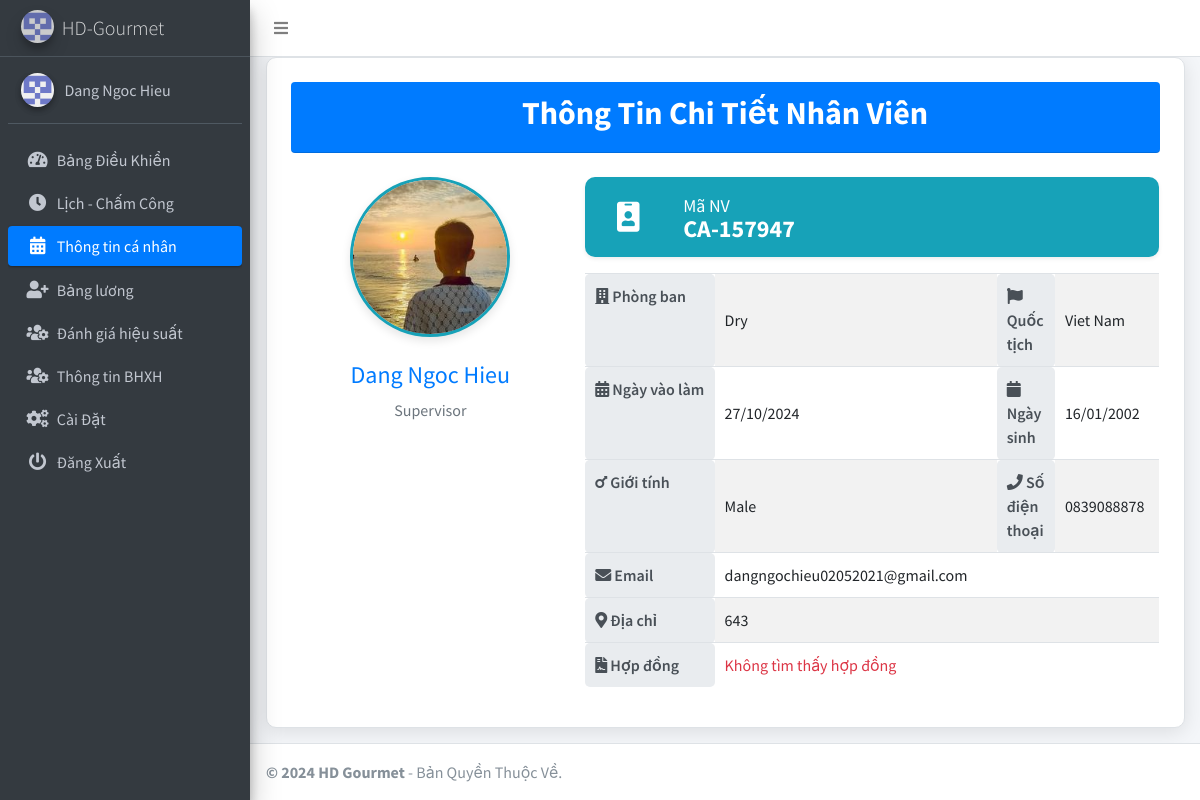
The app's page /staff/employee_information.php (signed in) with its own data.
### tables this page shows
CREATE TABLE `settings` (
  `id` int(11) NOT NULL,
  `system_name` varchar(255) NOT NULL,
  `logo` varchar(255) NOT NULL,
  `currency` varchar(50) NOT NULL
);

CREATE TABLE `members` (
  `id` int(11) NOT NULL,
  `fullname` varchar(255) NOT NULL,
  `dob` date NOT NULL,
  `gender` varchar(10) NOT NULL,
  `contact_number` varchar(20) NOT NULL,
  `email` varchar(255) NOT NULL,
  `address` varchar(255) NOT NULL,
  `country` varchar(255) NOT NULL,
  `postcode` varchar(20) NOT NULL,
  `occupation` enum('Staff','Supervisor') NOT NULL,
  `membership_type` int(11) NOT NULL,
  `amount` int(11) NOT NULL,
  `department_employee_count` int(11) NOT NULL,
  `membership_number` varchar(20) NOT NULL,
  `created_at` timestamp NOT NULL DEFAULT current_timestamp(),
  `photo` varchar(255) NOT NULL,
  `expiry_date` date DEFAULT NULL,
  `contract` varchar(255) NOT NULL,
  `annual_leave_remaining` int(11) DEFAULT 0
);

CREATE TABLE `membership_types` (
  `id` int(11) NOT NULL,
  `type` varchar(255) NOT NULL,
  `amount` int(11) NOT NULL,
  `department_code` varchar(10) NOT NULL,
  `description` text DEFAULT NULL,
  `department_head` varchar(255) DEFAULT NULL,
  `total_employees` int(11) DEFAULT 0,
  `employee_count` int(11) DEFAULT 0,
  `status` enum('Hoat dong','Ngung hoat dong') DEFAULT 'Hoat dong'
);

### staff/employee_information.php (the view, shortened to what this page needs)
<?php
include('../includes/config.php');
$staff_id = $_SESSION['user_id'];
$memberQuery = "SELECT members.*, membership_types.type AS department_name
                FROM members
                LEFT JOIN membership_types ON members.membership_type = membership_types.id
                WHERE members.id = ?";
$stmt = $conn->prepare($memberQuery);
$stmt->bind_param("i", $staff_id);
$stmt->execute();
$result = $stmt->get_result();
if ($result->num_rows > 0) {
    $memberData = $result->fetch_assoc();
} else {
    die("Không tìm thấy thông tin nhân viên.");
}
include('includes_staff/header_staff.php');
?>
<body class="hold-transition sidebar-mini layout-fixed layout-navbar-fixed layout-footer-fixed">
<div class="wrapper">
  <?php include('includes_staff/nav_staff.php'); ?>
  <?php include('includes_staff/sidebar_staff.php'); ?>
  <div class="content-wrapper">
    <section class="content">
      <div class="container-fluid">
        <div class="card p-4">
          <div class="card-header text-center bg-primary text-white rounded">
            <h2 class="font-weight-bold">Thông Tin Chi Tiết Nhân Viên</h2>
          </div>
          <div class="row mt-4">
            <div class="col-md-4 text-center">
              <?php
              if (!empty($memberData['photo'])) {
                  $photoPath = '../uploads/member_photos/' . htmlspecialchars($memberData['photo']);
                  if (file_exists($photoPath)) {
                      echo '<img src="' . $photoPath . '" alt="Ảnh Nhân Viên" class="profile-img mb-3">';
                  } else {
                      echo '<img src="../dist/img/default-avatar.png" alt="Ảnh Mặc Định" class="profile-img mb-3">';
                  }
              } else {
                  echo '<img src="../dist/img/default-avatar.png" alt="Ảnh Mặc Định" class="profile-img mb-3">';
              }
              ?>
              <h4 class="mt-2 text-primary"><?php echo htmlspecialchars($memberData['fullname']); ?></h4>
              <p class="text-muted"><?php echo htmlspecialchars($memberData['occupation']); ?></p>
            </div>
            <div class="col-md-8">
              <div class="info-box mb-3 bg-info shadow-sm">
                <span class="info-box-icon"><i class="fas fa-id-badge"></i></span>
                <div class="info-box-content">
                  <span class="info-box-text">Mã NV</span>
                  <span class="info-box-number"><?php echo htmlspecialchars($memberData['membership_number']); ?></span>
                </div>
              </div>
              <div class="table-responsive">
                <table class="table table-striped table-hover employee-info-table">
                  <tbody>
                    <tr>
                      <th><i class="fas fa-building"></i> Phòng ban</th>
                      <td><?php echo htmlspecialchars($memberData['department_name'] ? $memberData['department_name'] : 'Chưa có thông tin'); ?></td>
                      <th><i class="fas fa-flag"></i> Quốc tịch</th>
                      <td><?php echo htmlspecialchars($memberData['country']); ?></td>
                    </tr>
                    <tr>
                      <th><i class="fas fa-calendar-alt"></i> Ngày vào làm</th>
                      <td><?php echo date('d/m/Y', strtotime($memberData['created_at'])); ?></td>
                      <th><i class="fas fa-calendar"></i> Ngày sinh</th>
                      <td><?php echo date('d/m/Y', strtotime($memberData['dob'])); ?></td>
                    </tr>
                    <tr>
                      <th><i class="fas fa-mars"></i> Giới tính</th>
                      <td><?php echo htmlspecialchars($memberData['gender']); ?></td>
                      <th><i class="fas fa-phone"></i> Số điện thoại</th>
                      <td><?php echo htmlspecialchars($memberData['contact_number']); ?></td>
                    </tr>
                    <tr>
                      <th><i class="fas fa-envelope"></i> Email</th>
                      <td colspan="3"><?php echo htmlspecialchars($memberData['email']); ?></td>
                    </tr>
                    <tr>
                      <th><i class="fas fa-map-marker-alt"></i> Địa chỉ</th>
                      <td colspan="3"><?php echo htmlspecialchars($memberData['address']); ?></td>
                    </tr>
                    <tr>
                      <th><i class="fas fa-file-contract"></i> Hợp đồng</th>
                      <td colspan="3">
                        <?php
                        if (!empty($memberData['contract'])) {
                            $contractPath = '../uploads/member_photos/' . htmlspecialchars($memberData['contract']);
                            if (file_exists($contractPath)) {
                                echo '<a href="' . $contractPath . '" target="_blank" class="text-info">Xem</a>';
                            } else {
                                echo '<span class="text-danger">Không tìm thấy hợp đồng</span>';
                            }
                        } else {
                            echo '<span class="text-muted">Chưa có hợp đồng</span>';
                        }
                        ?>
                      </td>
                    </tr>
                  </tbody>
                </table>
              </div>
            </div>
          </div>
        </div>
      </div>
    </section>
  </div>
  <footer class="main-footer">
    <strong> &copy; <?php echo date('Y'); ?> HD Gourmet</strong> - Bản Quyền Thuộc Về.
  </footer>
</div>
</body>
</html>

### staff/includes_staff/sidebar_staff.php (shortened to what this page needs)
<?php
include('../includes/config.php');
$current_page = basename($_SERVER['PHP_SELF']);
$staff_id = $_SESSION['user_id'];
$memberQuery = "SELECT fullname FROM members WHERE id = ?";
$stmt = $conn->prepare($memberQuery);
$stmt->bind_param("i", $staff_id);
$stmt->execute();
$result = $stmt->get_result();
if ($result->num_rows > 0) {
    $fullname = $result->fetch_assoc()['fullname'];
} else {
    $fullname = 'Staff Member';
}
?>
<aside class="main-sidebar sidebar-dark-primary elevation-4">
    <a href="" class="brand-link">
        <img src="<?php echo getLogoUrl(); ?>" alt="Logo" class="brand-image img-circle elevation-3" style="opacity: .8">
        <span class="brand-text font-weight-light"><?php echo getSystemName(); ?></span>
    </a>
    <?php
    function getSystemName() {
        global $conn;
        $systemNameQuery = "SELECT system_name FROM settings";
        $systemNameResult = $conn->query($systemNameQuery);
        if ($systemNameResult->num_rows > 0) {
            return $systemNameResult->fetch_assoc()['system_name'];
        } else {
            return 'HD-Gourmet System';
        }
    }
    function getLogoUrl() {
        global $conn;
        $logoQuery = "SELECT logo FROM settings";
        $logoResult = $conn->query($logoQuery);
        if ($logoResult->num_rows > 0) {
            return $logoResult->fetch_assoc()['logo'];
        } else {
            return '../dist/img/AdminLTELogo.png';
        }
    }
    ?>
    <div class="sidebar">
        <div class="user-panel mt-3 pb-3 mb-3 d-flex">
            <div class="image">
                <img src="../dist/img/2382414.png" class="img-circle elevation-2" alt="User Image">
            </div>
            <div class="info">
                <a href="#" class="d-block"><?php echo htmlspecialchars($fullname); ?></a>
            </div>
        </div>
        <nav class="mt-2">
            <ul class="nav nav-pills nav-sidebar flex-column" data-widget="treeview" role="menu" data-accordion="false">
                <li class="nav-item">
                    <a href="staff_dashboard.php" class="nav-link <?php echo ($current_page == 'staff_dashboard.php') ? 'active' : ''; ?>">
                        <i class="nav-icon fas fa-tachometer-alt"></i>
                        <p>Bảng Điều Khiển</p>
                    </a>
                </li>
                <li class="nav-item">
                    <a href="lichlamnv.php" class="nav-link <?php echo ($current_page == 'lichlamnv.php') ? 'active' : ''; ?>">
                        <i class="nav-icon fas fa-clock"></i>
                        <p>Lịch - Chấm Công</p>
                    </a>
                </li>
                <li class="nav-item">
                    <a href="employee_information.php" class="nav-link <?php echo ($current_page == 'employee_information.php') ? 'active' : ''; ?>">
                        <i class="nav-icon fas fa-calendar-alt"></i>
                        <p>Thông tin cá nhân</p>
                    </a>
                </li>
                <li class="nav-item">
                    <a href="payroll.php" class="nav-link <?php echo ($current_page == 'payroll.php') ? 'active' : ''; ?>">
                        <i class="nav-icon fas fa-user-plus"></i>
                        <p>Bảng lương</p>
                    </a>
                </li>
                <li class="nav-item">
                    <a href="performance_evaluation.php" class="nav-link <?php echo ($current_page == 'performance_evaluation.php') ? 'active' : ''; ?>">
                        <i class="nav-icon fas fa-users-cog"></i>
                        <p>Đánh giá hiệu suất</p>
                    </a>
                </li>
                <li class="nav-item">
                    <a href="social_insurance.php" class="nav-link <?php echo ($current_page == 'social_insurance.php') ? 'active' : ''; ?>">
                        <i class="nav-icon fas fa-users-cog"></i>
                        <p>Thông tin BHXH</p>
                    </a>
                </li>
                <li class="nav-item">
                    <a href="settings_staff.php" class="nav-link <?php echo ($current_page == 'settings_staff.php') ? 'active' : ''; ?>">
                        <i class="nav-icon fas fa-cogs"></i>
                        <p>Cài Đặt</p>
                    </a>
                </li>
                <li class="nav-item">
    <a href="logout_staff.php" class="nav-link <?php echo ($current_page == 'logout_staff.php') ? 'active' : ''; ?>" onclick="return confirmLogout();">
        <i class="nav-icon fas fa-power-off"></i>
        <p>Đăng Xuất</p>
    </a>
</li>
            </ul>
        </nav>
    </div>
</aside>

### staff/employee_information.php (style rules this page uses)
.card { border-radius: 10px; border: 1px solid #dee2e6; box-shadow: 0 4px 20px rgba(0, 0, 0, 0.1); background-color: #ffffff; }
.profile-img { width: 160px; height: 160px; border-radius: 50%; border: 3px solid #17a2b8; background-color: #f8f9fa; object-fit: cover; box-shadow: 0 4px 10px rgba(0, 0, 0, 0.1); }
.employee-info-table th { width: 30%; text-align: left; color: #495057; font-weight: 600; padding: 10px; background-color: #e9ecef; border-radius: 5px; }
.employee-info-table td { width: 70%; padding: 10px; vertical-align: middle; }
.info-box { display: flex; align-items: center; margin-bottom: 20px; border-radius: 10px; background-color: #17a2b8; color: #ffffff; }
.info-box .info-box-icon { border-radius: 10px 0 0 10px; padding: 15px; font-size: 30px; color: #ffffff; }
.info-box .info-box-content { padding: 10px 20px; }
.info-box .info-box-text { font-size: 18px; color: #ffffff; }
.info-box .info-box-number { font-size: 24px; color: #ffffff; }

### records on screen
settings: logo (picture), system_name "HD-Gourmet"
members: fullname "Dang Ngoc Hieu", photo (picture), occupation "Supervisor", membership_number "CA-157947", membership_type.type "Dry", country "Viet Nam", created_at "27/10/2024", dob "16/01/2002", gender "Male", contact_number "0839088878", email "dangngochieu02052021@gmail.com", address "643"
